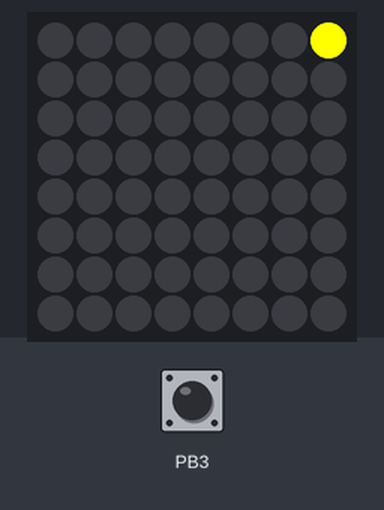
The sketch below on a simulated ATtiny85, built with avr-gcc and run on an emulated ATtiny85. Shown: 8×8 RGB LED matrix (first LED top left, wired row by row). The test bench sets the inputs (shaded band); at power-on: PB3 HIGH.

Above: at 1.2 s.
1.3 s: PB3 pulled LOW for 0.15 s
At 1.48 s:
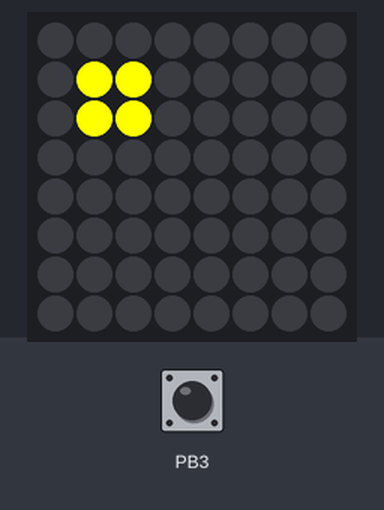
2.9 s: PB3 pulled LOW for 1 s
At 3.03 s:
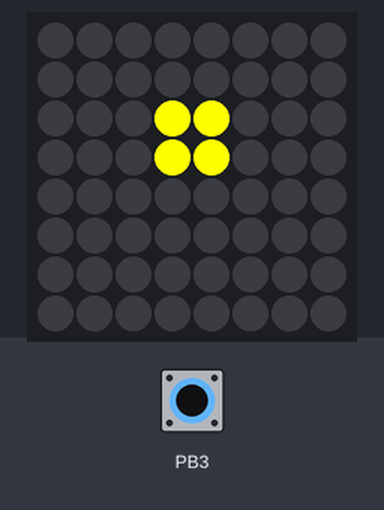
5.4 s: PB3 pulled LOW for 0.15 s
At 5.54 s:
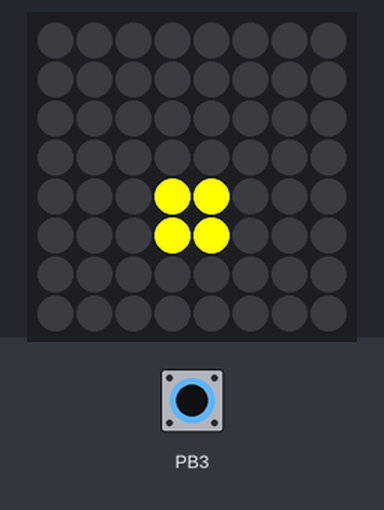
7.0 s: PB3 pulled LOW for 1 s
At 7.09 s:
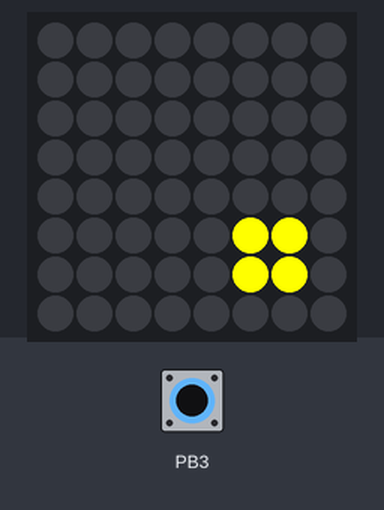
Timing chart, 0 to 10.0 s (numbered marks = the images above; inputs shaded):
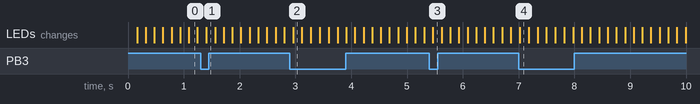

The sketch:

trinket_explosions.ino
```cpp
#include <TinyWireM.h>
#include <Adafruit_LEDBackpack.h>
#include <Adafruit_GFX.h>

Adafruit_BicolorMatrix m = Adafruit_BicolorMatrix();
int x = 0, y = 0;
void setup() {
  m.begin(0x70);
  pinMode(3, INPUT);
  digitalWrite(3, HIGH);
}
void explosion() {
  m.fillRect(x,y,2,2,LED_YELLOW);
  m.writeDisplay();
}
void loop() {
  m.clear();
  m.drawPixel(x, y, LED_YELLOW);
  m.writeDisplay();
  if(!digitalRead(3))
    explosion();
  delay(150);
  x++;
  if(x>7) {
    x= 0;
    y++;
  }
  if(y>7)
    y=0;
}
```
